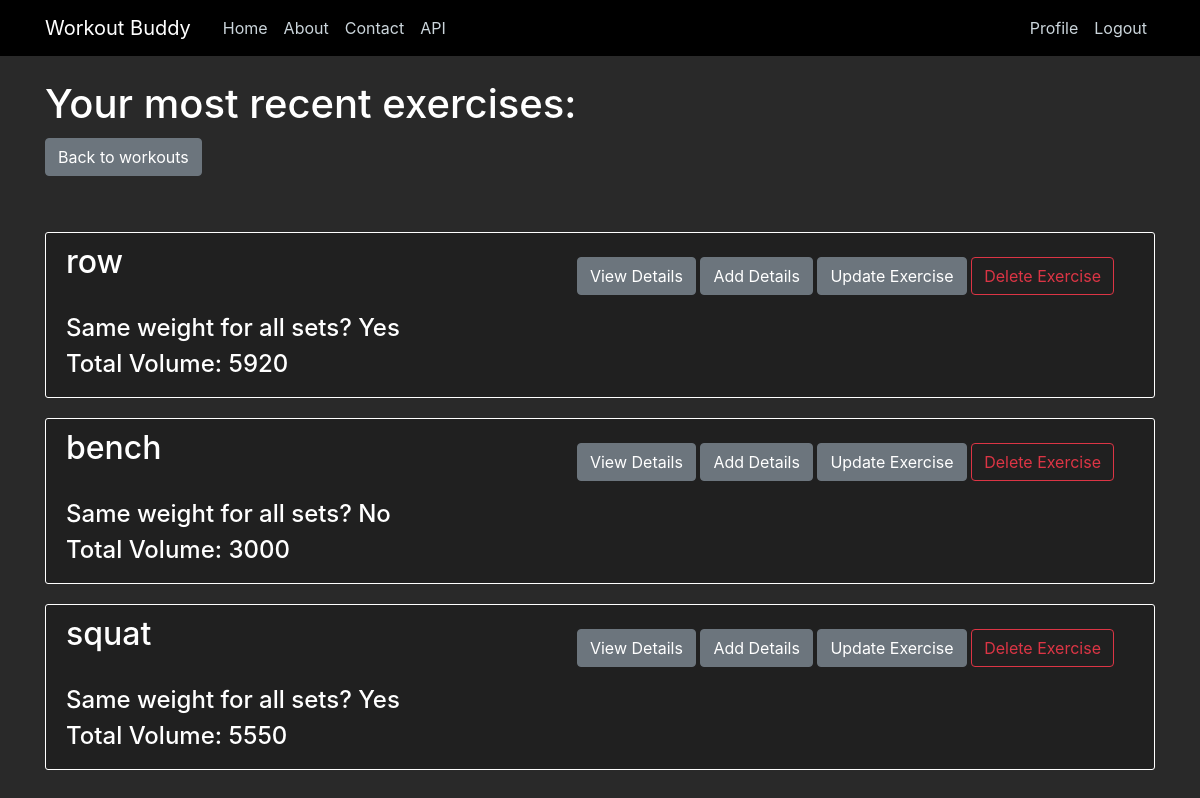
Page /workouts/29/exercises/ (signed in) on the earlier database version.
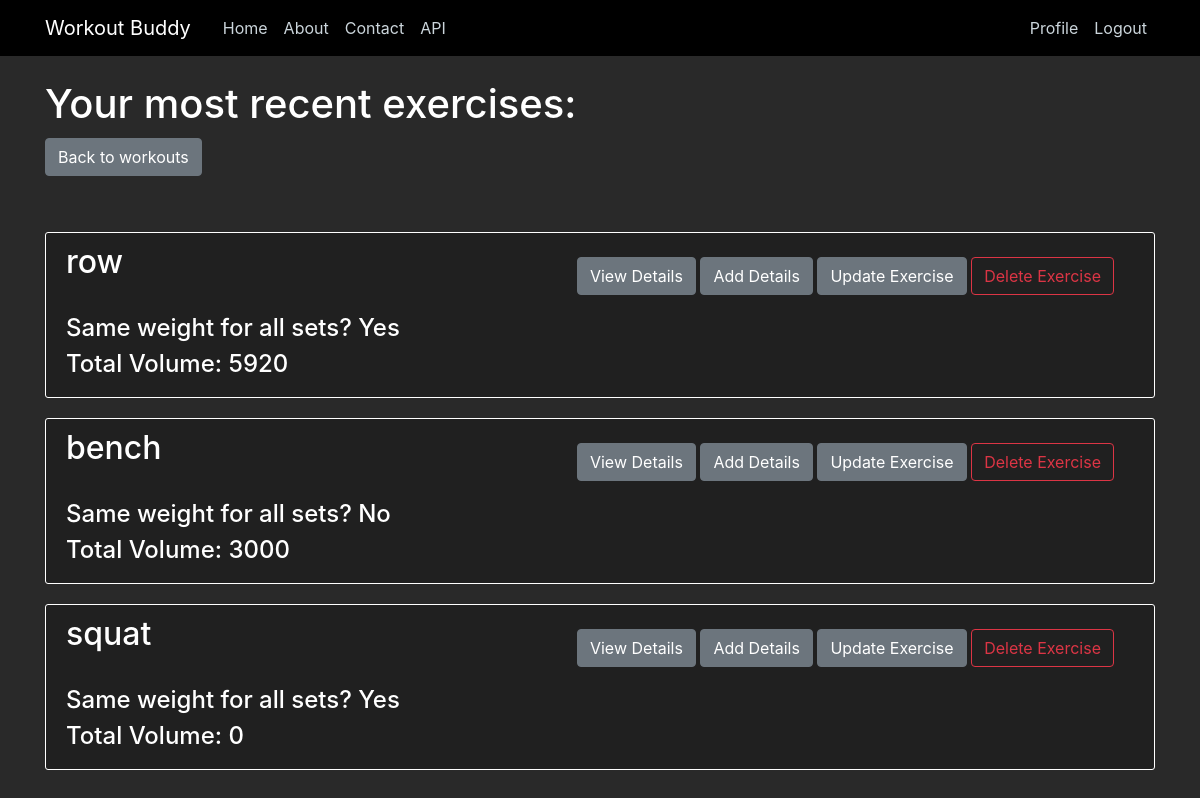
Same page on the later database version.
### exercises/models.py (models this page shows, shortened)
class Exercises(models.Model):
    workout_id = models.ForeignKey(Workouts, default=None, on_delete=models.CASCADE) #delete exercise if workout it is associated with is deleted.
    date = models.DateField()
    exercise = models.CharField(max_length=50)
    sameWeight = models.BooleanField(default=False)
    totalVolume = models.IntegerField(default=0) #is able to be null or blank. Will be auto filled in by after exercises details are inputted.

### main/views.py (the view)
# urls.py: path('workouts/<int:pk>/exercises/', main_views.WorkoutExercisesListView.as_view(), name='workout-exercises'), #use view from exercises.
class WorkoutExercisesListView(LoginRequiredMixin, UserPassesTestMixin, ListView):
    model = Exercises
    template_name = '/exercises/templates/exercises/exercises_list.html'
    context_object_name = 'exercises'
    def get_queryset(self):
        workoutpk = self.kwargs['pk']
        workout = Workouts.objects.get(pk=workoutpk)
        queryset = Exercises.objects.filter(workout_id=workoutpk) #date=workout.date
        return queryset.order_by('-date') #order by newest date to oldest.
    def test_func(self):
        workout = Workouts.objects.get(pk=self.kwargs['pk'])
        if self.request.user == workout.username:
            return True
        else:
            return False

### exercises/templates/exercises/exercises_list.html (shortened to what this page needs)
{% extends "main/base.html" %}
{% block content %}
    {% if user.is_authenticated %}
        <h1>Your most recent exercises: </h1>
        {% if exercises.0 is None %}
            <h2>Add some exercises!</h2>
            <a class="btn btn-secondary" href="{% url 'workouts' %}">Back to workouts</a>
            <a class="btn btn-secondary" href="new/">Add exercise</a>
        {% else %}
            <h2><a class="btn btn-secondary" href="{% url 'workouts' %}">Back to workouts</a></h2>
            <br /><br />
            {% for exercise in exercises %}
                <div class="content-section">
                    {% if not request.user_agent.is_mobile %}
                        <div class="button-section float-right">
                            <a class="btn btn-secondary mt-1 mb-1" href="{% url 'exercise-exercisesdetails' exercise.workout_id.id exercise.id %}">View Details</a>
                            <a class="btn btn-secondary mt-1 mb-1" href="{% url 'exercisesdetails-create' exercise.workout_id.id exercise.id %}">Add Details</a>
                            <a class="btn btn-secondary mt-1 mb-1" href="{% url 'exercises-update' exercise.workout_id.id exercise.id %}">Update Exercise</a>
                            <a class="btn btn-outline-danger" href="{% url 'exercises-delete' exercise.workout_id.id exercise.id %}">Delete Exercise</a>
                        </div>
                        <h2>{{ exercise.exercise }}</h2>
                        <br />
                        <h4>Same weight for all sets? {% if exercise.sameWeight is True %}
                                            Yes
                                        {% else %}
                                            No
                                        {% endif %}
                        </h4>
                        <h4>Total Volume: {{ exercise.totalVolume }}</h4>
                    {% endif %}
                </div>
            {% endfor %}
        {% endif %}
    {% else %}
        <h2>Login to view or edit your workouts</h2>
        <a href="{% url 'login' %}">Login</a>
        <br />
        <h2>Or register if you don't have an account to log into</h2>
        <a href="{% url 'register' %}">Register now!</a>
    {% endif %}
{% endblock content %}

Differences in the rows shown:
changed Exercises "squat": totalVolume "5550" → "0"
